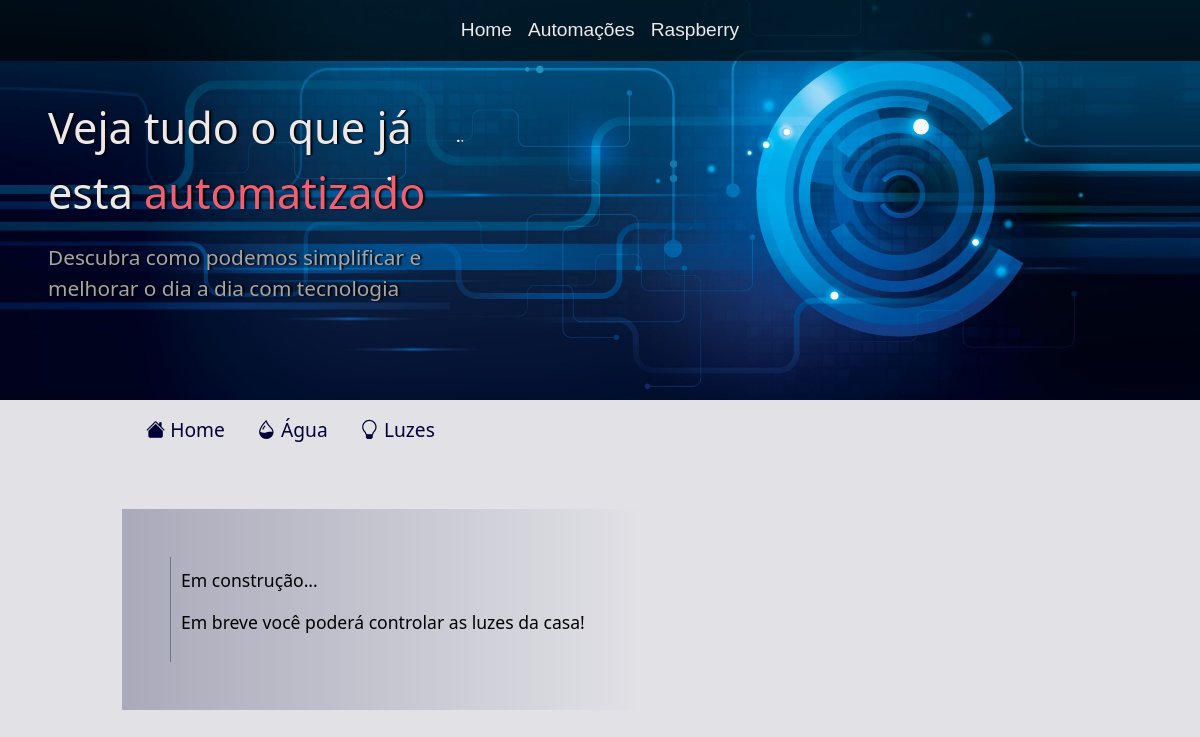
Screenshot of /automation/light with the database file from the repository.
### automation/models.py (models this page shows)
class Banner(models.Model):
    title = models.CharField(max_length=150)
    title_highlight = models.CharField(max_length=150, blank=True)
    title_finish = models.CharField(max_length=150, blank=True)
    subtitle = models.CharField(max_length=150)
    is_active = models.BooleanField(default=False)
    objects = ActiveManager()

class SubNav(models.Model):
    title = models.CharField(max_length=65)
    url = models.CharField(max_length=65)
    icon = models.CharField(max_length=40)
    is_active = models.BooleanField(default=False)
    objects = ActiveManager()

class SubNavContent(models.Model):
    title = models.CharField(max_length=65)
    content = models.TextField()
    subcontent = models.TextField()
    function_button = models.CharField(max_length=65, blank=True)
    is_active = models.BooleanField(default=False)
    objects = ActiveManager()

### automation/views.py (the view)
# urls.py: path('light', views.light, name='light'),
def light(request):
    page = 'Luzes'
    context = {
        'banner': banner(),
        'tabs': subnav(),
        'content':  {
            'info': subnav_content(page),
        },
        'is_home': False,
        'additional_js': False,
    }
    return render(request, 'automation/pages/home.html', context)

### automation/models.py (called while the page is built)
    def get_active(self):
        return self.filter(
            is_active=True
        )

### automation/views.py (called while the page is built)
def banner():
    banner = Banner.objects.get_active().first()
    return {
        'title': banner.title,
        'title_highlight': banner.title_highlight,
        'title_finish': banner.title_finish,
        'subtitle': banner.subtitle,
    }

def subnav():
    info_db = SubNav.objects.get_active().all()
    subnav = {}
    for nav in info_db:
        subnav.update({
            nav.title: {
                'title': nav.title,
                'url': nav.url,
                'icon': nav.icon
            }
        })
    return subnav

def subnav_content(subnav_page):
    contents_page = SubNavContent.objects.get_active().filter(title=subnav_page)
    info = {}
    for content in contents_page:
        info.update({
            content.id: {
                'content': content.content,
                'subcontent': content.subcontent,
                'button': content.function_button,
            }
        })
    return info

### automation/templates/automation/pages/home.html (shortened to what this page needs)
{% extends 'global/base.html' %}
{% block content %}
    <article>
        <section class="banner-sections automation">
            <div class="banner-content p-5 col-md-5 mt-3">
                <p class='banner-title'>
                    {{ banner.title }}
                    <span class='banner-title-highlight'>{{ banner.title_highlight }}</span>
                </p>
                <p class='banner-subtitle'>
                    {{ banner.subtitle }}
                </p>
            </div>
        </section>
        <section class="container-fluid text-center banner-cards">
            <div class="row col-md-10 offset-md-1">
                {% if is_home %}
                    <div class="col-md-8 mb-1 text-center banner-cards-cancel">
                {% else %}
                    <div class="col-md-12 mb-1 text-center banner-cards-cancel">
                {% endif %}
                    <div class="text-center">
                        <ul class="nav nav-tabs-custom p-2">
                            {% for key, value in tabs.items %}
                            <li class="nav-item">
                                <a class="nav-link" href="{% url value.url %}"><i class="bi {{value.icon}}"></i> {{ value.title }} </a>
                            </li>
                            {% endfor %}
                        </ul>
                    </div>
                    <div class="row col-12 mt-5">
                        {% for paragraph, paragraph_value in content.info.items %}
                            <div class="content-home mb-2">
                                <div class="p-5 nav-content">
                                    <div class="nav-content-txt">
                                        <p class="card-text">{{ paragraph_value.content }}</p>
                                        <div class="row">
                                            <p class="d-flex">
                                                {{ paragraph_value.subcontent }}
                                            </p>
                                        </div>
                                    </div>
                                </div>
                            </div>
                        {% endfor %}
                    </div>
                </div>
            </div>
        </section>
    </article>
{% endblock content %}
{% block js %}
    {% if additional_js %}
        {% load static %}
    {% endif %}
{% endblock js %}

### base_static/global/css/style.css (style rules this page uses)
:root { --nav-color: #eee8e8; --nav-color-hover : #c6a797; --banner-title-color: #eee8e8; --banner-subtitle-color: #a7a4a4; --banner-title-hl : #f15f70; --banner-btn : #e38aa7; --banner-btn-hover : #f1384d; --banner-btn-rainbow-one: #ed6ea0; --banner-btn-rainbow-two: #f85591; --banner-btn-rainbow-three: #0cb7f2; --shadow-black: #000; --titles: rgb(0,0,54); }
body { background: rgb(225,225,230) !important; }
.banner-sections { display: flex; width: 100%; z-index: -1; }
.banner-content { display: flex; flex-direction: column; justify-content: center; z-index: 1; }
.banner-title { font-size: 2.7rem; color: var(--banner-title-color); text-shadow: var(--shadow-black) 0.125rem 0 0.125rem; }
.banner-title-highlight { color: var(--banner-title-hl); }
.banner-subtitle { font-size: 1.3rem; color: var(--banner-subtitle-color); text-shadow: var(--shadow-black) 0.125rem 0 0.125rem !important; }
.banner-cards { margin-top: -5rem; }
.banner-cards-cancel { margin-top: 5rem !important; }
.automation { background: url("/static/global/img/automation.jpg"); background-position: center; background-repeat: no-repeat; -webkit-background-size: cover; -moz-background-size: cover; -o-background-size: cover; background-size: cover; z-index: -1; min-height: 50vh; }
.nav-tabs-custom { font-size: 1.2rem; }
.nav-tabs-custom > li > a { text-decoration: none; color: var(--titles)!important; }
.content-home { display: flex; z-index: 1; }
.nav-content { min-width: 50%; background-image: linear-gradient(to right, rgba(114,115,142, 0.5), rgba(225,225,230,1)); color: #000; }
.nav-content-txt { text-align: start; font-size: 1.1rem; border-left: rgba(114,115,142) solid 1px; padding: 10px; }

### rows the page displays
Banner: title "Veja tudo o que já esta", title_highlight "automatizado", subtitle "Descubra como podemos simplificar e melhorar o dia a dia com tecnologia"
SubNav: title "Home"
SubNav: title "Água"
SubNav: title "Luzes"
SubNavContent: content "Em construção...", subcontent "Em breve você poderá controlar as luzes da casa!"
